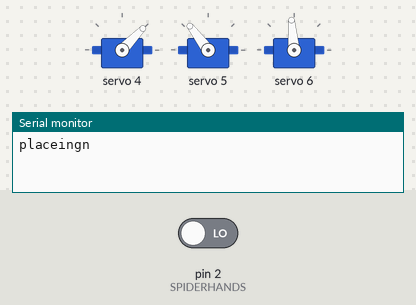
The sketch below on a simulated Arduino Uno, built with avr-gcc and run on an emulated ATmega328P. On the bench: 3 × servo, the last lines printed to the serial monitor. The inputs (shaded band) are chosen by the test bench; at power-on: pin 2 (SPIDERHANDS) LOW.

Above: at 3.8 s.
3.9 s: pin 2 (SPIDERHANDS) driven HIGH
At 5.0 s:
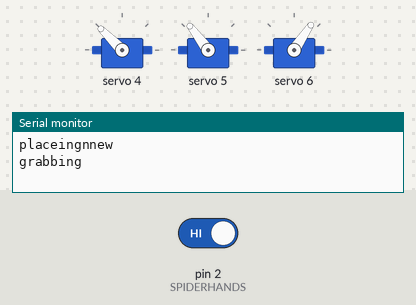
At 5.38 s:
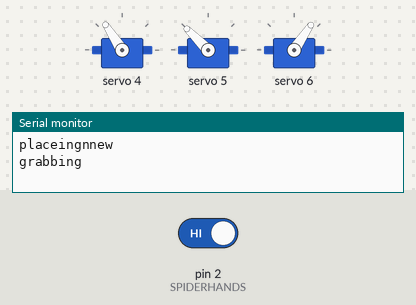
6.9 s: pin 2 (SPIDERHANDS) driven LOW
At 8.1 s:
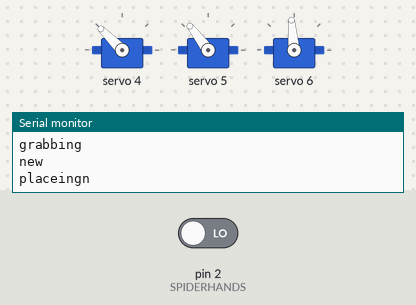
Timing chart, 0 to 9.9 s (numbered marks = the images above; inputs shaded):
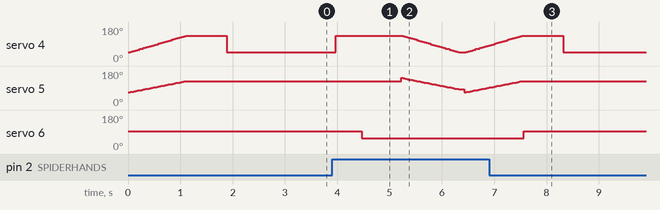

Measured:
- after the input at 3.9 s, servo 6: 95° → 56° after 0.57 s
- after the input at 6.9 s, servo 4: goes on until 8.3 s, then stays 46°; servo 5: goes on until 7.5 s, then stays 127°; servo 6: goes on until 7.6 s, then stays 95°

The sketch:

robo_arms.ino
```cpp
/************************************************************************
 * robo_arms
 *
 * AUTHOR: Brandon Arnold
 * CREATED: 16:15, 14 April 2016
 * DESCRIPTION: This program will be running on an Arduino Uno equipped w/
 *   an Adafruit Servo/PWM shield capable of controlling up to 16 servos or
 *   PWM channels. The program is meant to control 3 robotic arms (3 servos
 *   each) each equipped w/ 1 grabber (1 servo each) to grab or place PVC
 *   rings with an external diameter of 2.375".
 *
 *   This robot will be competing as a part of Cal Poly's Roborodentia XXI
 *   which is a competition put on every year by the Roborodentia club as a
 *   part of Cal Poly's Open House, in particular as a part of the CPE/EE
 *   showcase.
 *
 *   This is the main driving program for the robotic arms that detects pin
 *   change interrupts and performs a certain routine according the the pin
 *   that the change is detected on.
 *
 * CONSIDERATIONS:
 *   - The servos will potentially draw a significant amount of current
 *     when moving all at the same time. This current will be investigated
 *     at several times by using a current-monitoring power supply to power
 *     the servo shield
 *   - It may be worth investigating whether to move the servos more slowly
 *     than their maximum speed in order to not jeopardize the physical arm
 *     and it's stability.
 *
 * NOTES:
 *   - Some of this code is adopted from the example provided as a part of
 *     the Adafruit library associated with the Adafruit Servo/PWM shield.
 *   - The number associated with the servos will increase from the base of
 *     the robotic arm to the tip. The first 'shoulder' servos will thus be
 *     numbered 0,4,8; the second 'elbow' servos will be 1,5,9; the third
 *     'wrist' servos will be numbered 2,6,10; finally, the servos driving
 *     the grabbers will be designated 3,7,11.
 *   - The servos responsible for turning the right and left arms will be
 *     numbered 12 (left) and 13 (right).
 *
 *************************************************************************/
#include <Wire.h>
#include <Adafruit_PWMServoDriver.h>


// called this way, it uses the default address 0x40
Adafruit_PWMServoDriver pwm = Adafruit_PWMServoDriver();
// you can also call it with a different address you want
//Adafruit_PWMServoDriver pwm = Adafruit_PWMServoDriver(0x41);

// Depending on your servo make, the pulse width min and max may vary, you
// want these to be as small/large as possible without hitting the hard stop
// for max range. You'll have to tweak them as necessary to match the servos you
// have!
#define SERVOMIN  150 // this is the 'minimum' pulse length count (out of 4096)
#define SERVOMAX  600 // this is the 'maximum' pulse length count (out of 4096)
#define SERVOMID  375 // approximate middle of the range shown above

#define SHOULDER_HIGH 40
#define SHOULDER_LOW 130
#define WRIST_HIGH 60
#define WRIST_LOW 140
#define GRABBER_OPEN 90
#define GRABBER_CLOSE 50

//MANA'S CHANGES
#define SPIDERHANDS 2

// Macro for mapping angle values to a pulse length
#define convert(x) map(x,0,180,SERVOMIN,SERVOMAX)

// global servo # counter
uint8_t servonum = 0;

// States
enum State { ringsGrabbed, emptyHands };
State currState = emptyHands;

void setup() {
  // No serial communication in the actual run code
  pwm.begin();
  Serial.begin(9600);
  pwm.setPWMFreq(60);  // Analog servos run at ~60 Hz updates

  pinMode(SPIDERHANDS, INPUT);
  centerPlace();
 // pinMode(13, OUTPUT);
//  digitalWrite(SPIDERHANDS, HIGH);
  //enableInterrupt(SPIDERHANDS, positionArms, CHANGE);
  //attachInterrupt(digitalPinToInterrupt(SPIDERHANDS),centerGrab, RISING);
  //attachInterrupt(digitalPinToInterrupt(SPIDERHANDS),centerPlace, FALLING);
  //yield();
}

void loop() {
  if(digitalRead(SPIDERHANDS) == HIGH) {
    positionArms();
    delay(1);
  }

}

/*
 * positionArms() takes an array of integers as an argument which represents
 *   the position in degrees of each servo channel [0-15] on the servo shield.
 *   The degree values can be inclusively within the range of 0-180 and will
 *   be written in as global constants for the four different states that the
 *   robo arms will potentially be in (grab rings - close, grab rings - far,
 *   place rings - close, place rings - far).
 *
 *   CONSIDERATIONS: I should consider when I am placing or grabbing rings
 *   because each case may require moving the servos in separate orders.
 */
void positionArms(){
  //noInterrupts();
  Serial.println("new");
  delay(70);
  //Argument was int servoarms[]
// ALL OF THE BELOW CODE IS DEPRECATED FOR THE TIME BEING BECAUSE ROBOTS
//  int pulseLen[16]; // array for pulse values for use with setPWM()
//
//  // map all degree values to pulse values
//  for(int i = 0; i < 16; i++){
//    pulseLen[i] = map(servoDegrees[i], 0, 180, SERVOMIN, SERVOMAX);
//  }
//  // first rotate the servos which control the turning of the left/right arms
//  pwm.setPWM(12, 0, pulseLen[12]); // left arm
//  pwm.setPWM(13, 0, pulseLen[13]); // right arm
//
//  // move each arm individually and delay a bit after adjusting the servos
//  //  in an arm
//  for(int j = 0; j < 12; j++){
//    if(j > 0 && (j % 4 == 0)){ // If we're about to start the 2nd/3rd arm
//      delay(500); // wait a 1/2 second
//    }
//    pwm.setPWM(j, 0, pulseLen[j]);
//  }


  if(currState == ringsGrabbed){
    centerPlace();
    currState = emptyHands;
  }
  else if(currState == emptyHands){
    centerGrab();
    currState = ringsGrabbed;
  }

  //interrupts();
}


/*
 * The servos that are a part of the center arm reside on shield PWM channels
 * 4 (shoulder), 5 (wrist), and 6 (grabber).
 *
 * NOTE: delays are probably unnecessary.
 * SHOULDER HIGH POINT: 40
 * SHOULDER LOW POINT: 130
 * WRIST LOW POINT: 90
 * WRIST HIGH : 30
 * GRABBER OPEN: 90
 * GRABBER CLOSE: 60
 */
void centerGrab() {
  Serial.print("grabbing \n");
  pwm.setPWM(4, 0, convert(SHOULDER_LOW)); delay(500);
  //pwm.setPWM(5, 0, convert(WRIST_LOW)); delay(150);
  pwm.setPWM(6, 0, convert(GRABBER_CLOSE)); delay(750);

  // Lift after grabbing
  slowLiftOrDrop(1);
}

void centerPlace() {
  Serial.print("placeingn");
  slowLiftOrDrop(0);
  //pwm.setPWM(5, 0, convert(WRIST_HIGH)); delay(150);
  pwm.setPWM(6, 0, convert(GRABBER_OPEN)); delay(750);

  pwm.setPWM(4, 0, convert(SHOULDER_HIGH)); delay(750);
}

void slowLiftOrDrop(byte lift) { // for handling rings
  unsigned int i, wristAngle;

  if(lift){
    wristAngle = WRIST_LOW;
    for(i = SHOULDER_LOW; i >= SHOULDER_HIGH; i-=3){
        pwm.setPWM(4,0,convert(i));
        pwm.setPWM(5,0,convert(wristAngle-=2));
        delay(35);
     }
  }
  else{
    wristAngle = WRIST_HIGH;
     for(i = SHOULDER_HIGH; i <= SHOULDER_LOW; i+=3){

        pwm.setPWM(4,0,convert(i));
        pwm.setPWM(5,0,convert(wristAngle+=2));
        delay(35);
     }
  }
  //pwm.setPWM(5,0,25);
}
```
